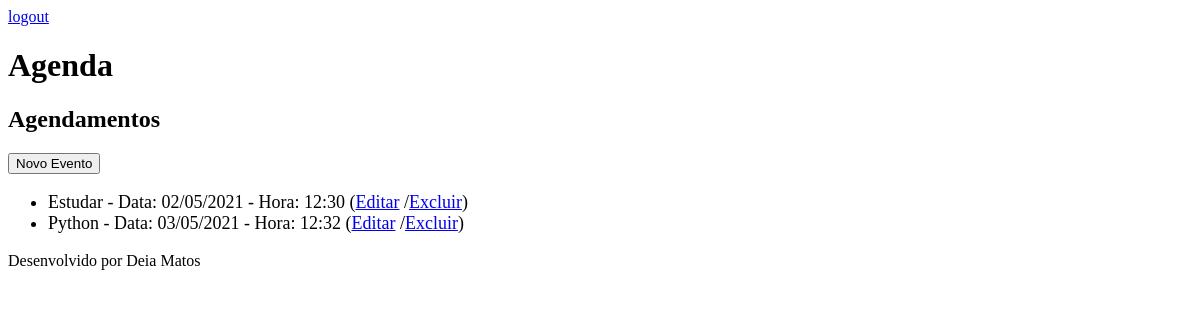
/agenda/ (signed in), run on an earlier commit of the app's database.
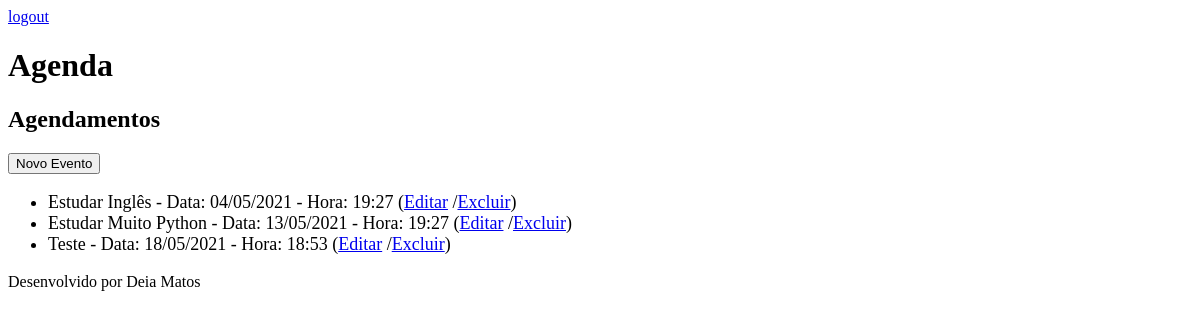
And on a later commit of the database.
### core/models.py (models this page shows, shortened)
class Evento(models.Model):
    titulo = models.CharField(max_length=100)
    descricao = models.TextField(blank=True, null=True)
    data_evento = models.DateTimeField(verbose_name='Data do Evento')
    data_criacao = models.DateTimeField(auto_now=True, verbose_name='Data da criação')
    usuario = models.ForeignKey(User,on_delete=models.CASCADE)
    class Meta:
        db_table ='evento'
    def get_data_evento(self):
        return self.data_evento.strftime('Data: %d/%m/%Y - Hora: %H:%M ')
    def get_evento_atrasado(self):
        if self.data_evento < datetime.now():
            return True
        else:
            return False

### core/views.py (the view)
# urls.py: path('agenda/',  views.lista_eventos),
@login_required(login_url='/login/')
def lista_eventos(request):
    usuario = request.user
    data_atual = datetime.now() - timedelta(hours=1)
    evento = Evento.objects.filter(usuario=usuario,
                                   data_evento__gt=data_atual)
    dados = {'eventos': evento}
    return render(request, 'agenda.html', dados)

### templates/agenda.html (shortened to what this page needs)
{% extends "model-page.html" %}
{% block content %}
    <h2>Agendamentos</h2>
    <a href="evento/">
        <button type="button">Novo Evento</button>
    </a>
    <ul style="font-size: 18px">
        {% for evento in eventos %}
            <li>
                <div style=>
                    {{evento.titulo}} - {{ evento.get_data_evento}}
                    (<a href="evento/?id={{ evento.id }}">Editar</a>
                    /<a href="evento/delete/{{ evento.id }}/">Excluir</a>)
                </div>
            </li>
        {% endfor %}
    </ul>
{% endblock %}

### templates/model-page.html
<!DOCTYPE html>
<html lang="en">
<head>
    {% include "model-header.html" %}
</head>
<body>
    {% block content %} {% endblock %}
    {% include "model-footer.html" %}
</body>
</html>

### templates/model-header.html (shortened to what this page needs)
        <a href="/logout">logout</a>
    <h1>Agenda</h1>

### templates/model-footer.html
<p> Desenvolvido por Deia Matos </p>

What changed in the data, as far as the page shows it:
removed Evento: titulo "Estudar", get_data_evento "Data: 02/05/2021 - Hora: 12:30"
no longer on this page (row edited): Evento: titulo "Python", get_data_evento "Data: 03/05/2021 - Hora: 12:32"
added Evento: titulo "Estudar Inglês", get_data_evento "Data: 04/05/2021 - Hora: 19:27"
added Evento: titulo "Estudar Muito Python", get_data_evento "Data: 13/05/2021 - Hora: 19:27"
added Evento: titulo "Teste", get_data_evento "Data: 18/05/2021 - Hora: 18:53"
